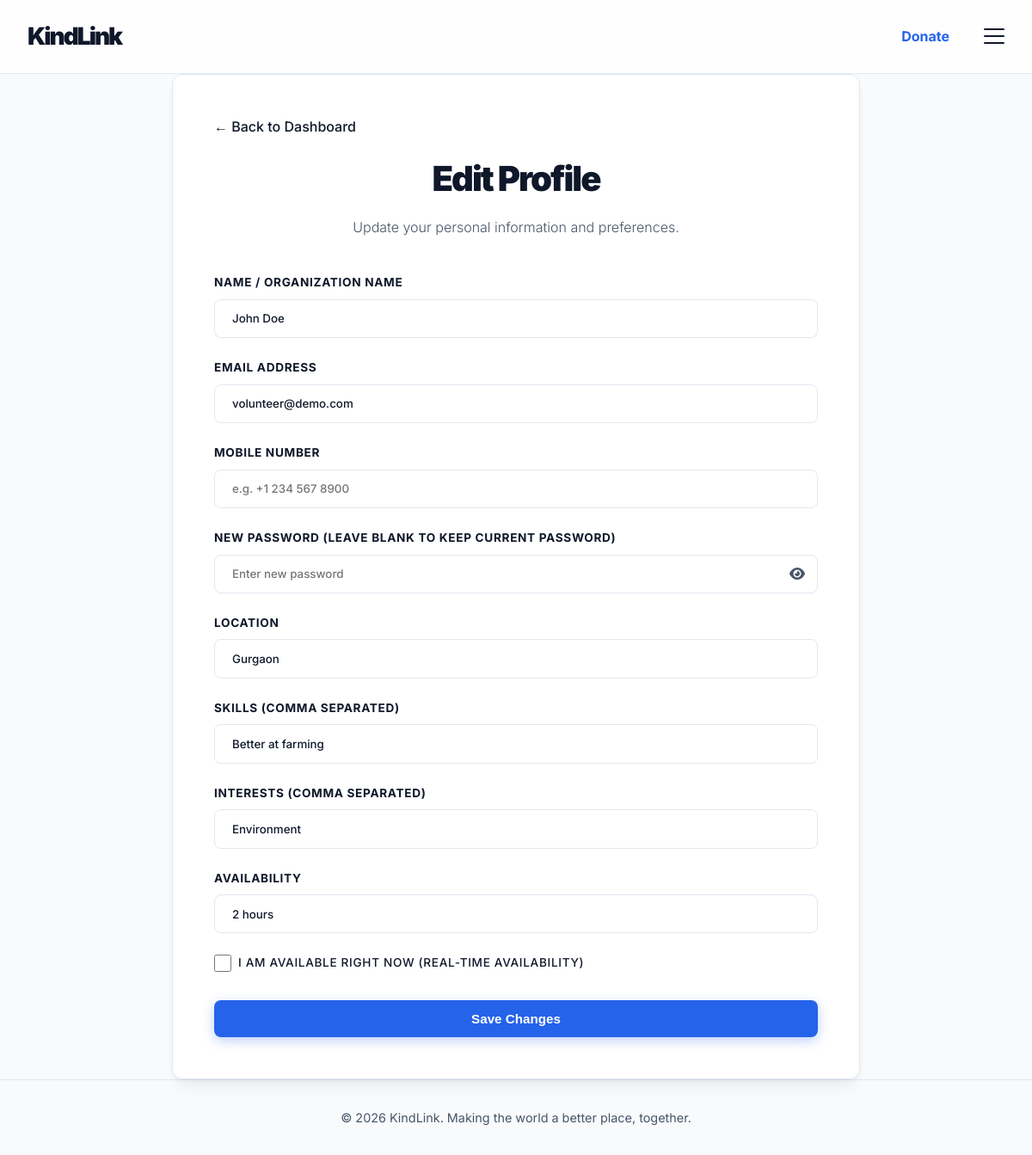
The page /edit_profile (signed in) on the database as committed earlier.
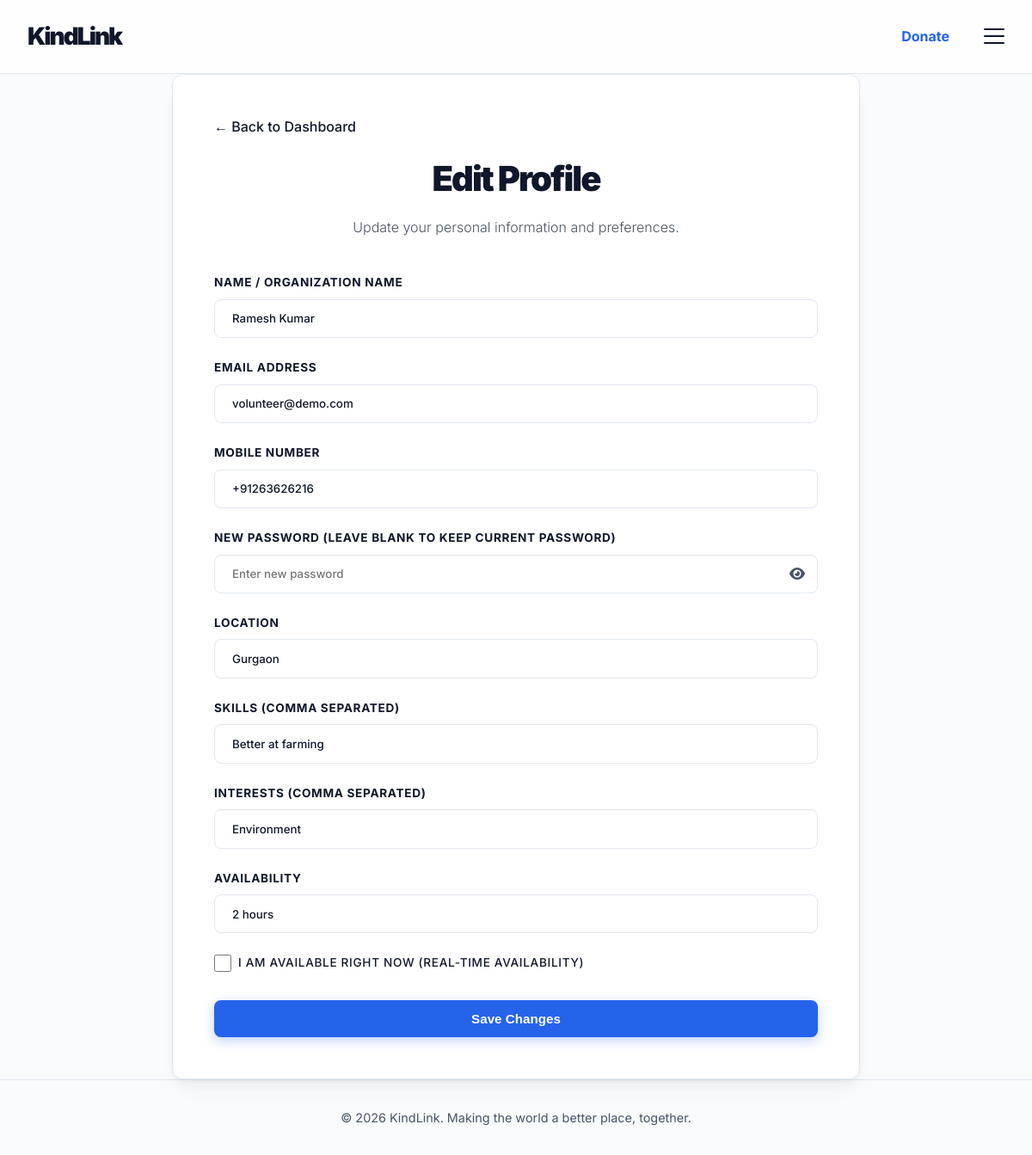
The same page on the database as committed later.
### app.py (models this page shows)
class User(db.Model):
    id = db.Column(db.Integer, primary_key=True)
    role = db.Column(db.String(20), nullable=False) # 'volunteer' or 'ngo'
    name = db.Column(db.String(100), nullable=False)
    email = db.Column(db.String(120), unique=True, nullable=False)
    password = db.Column(db.String(200), nullable=False)
    mobile = db.Column(db.String(20), default='')
    hours_logged = db.Column(db.Integer, default=0)
    badges = db.Column(db.String(200), default='') # comma separated
    location = db.Column(db.String(100), default='Local')
    skills = db.Column(db.String(255), default='') # comma separated
    interests = db.Column(db.String(255), default='')
    availability = db.Column(db.String(100), default='')
    is_available_now = db.Column(db.Boolean, default=False)
    mission = db.Column(db.Text, default='')

### app.py (the view, shortened to what this page needs)
@app.route('/edit_profile', methods=['GET', 'POST'])
def edit_profile():
    if 'user_id' not in session: return redirect(url_for('login'))
    user = User.query.get(session['user_id'])
    return render_template('edit_profile.html', user=user)

### templates/edit_profile.html (shortened to what this page needs)
{% extends 'base.html' %}
{% block content %}
<div class="auth-wrapper container">
    <div class="glass-container auth-form-container login-container" style="max-width: 800px;">
        <div style="margin-bottom: 1rem;">
            <a href="{{ url_for('volunteer_dashboard' if user.role == 'volunteer' else 'ngo_dashboard') }}" style="text-decoration: none; color: var(--primary); font-weight: 500;">&larr; Back to Dashboard</a>
        </div>
        <h2>Edit Profile</h2>
        <p class="subtitle">Update your personal information and preferences.</p>
        <form method="POST" action="{{ url_for('edit_profile') }}">
            <div class="form-group">
                <label for="name">Name / Organization Name</label>
                <input type="text" id="name" name="name" class="form-control" value="{{ user.name }}" required>
            </div>
            <div class="form-group">
                <label for="email">Email Address</label>
                <input type="email" id="email" name="email" class="form-control" value="{{ user.email }}" required>
            </div>
            <div class="form-group">
                <label for="mobile">Mobile Number</label>
                <input type="tel" id="mobile" name="mobile" class="form-control" value="{{ user.mobile }}" placeholder="e.g. +1 234 567 8900" required>
            </div>
            <div class="form-group">
                <label for="password">New Password (leave blank to keep current password)</label>
                <div class="password-wrapper">
                    <input type="password" id="password" name="password" class="form-control" placeholder="Enter new password">
                    <i class="fa-solid fa-eye password-toggle" onclick="toggleVisibility('password', this)"></i>
                </div>
            </div>
            <div class="form-group">
                <label for="location">Location</label>
                <input type="text" id="location" name="location" class="form-control" value="{{ user.location }}" required>
            </div>
            {% if user.role == 'ngo' %}
            <div class="form-group">
                <label for="mission">Mission Statement</label>
                <textarea id="mission" name="mission" class="form-control" rows="4">{{ user.mission }}</textarea>
            </div>
            {% else %}
            <div class="form-group">
                <label for="skills">Skills (Comma separated)</label>
                <input type="text" id="skills" name="skills" class="form-control" value="{{ user.skills }}">
            </div>
            <div class="form-group">
                <label for="interests">Interests (Comma separated)</label>
                <input type="text" id="interests" name="interests" class="form-control" value="{{ user.interests }}">
            </div>
            <div class="form-group">
                <label for="availability">Availability</label>
                <input type="text" id="availability" name="availability" class="form-control" value="{{ user.availability }}">
            </div>
            <div class="form-group" style="display: flex; align-items: center; gap: 0.5rem; margin-top: 1rem; margin-bottom: 2rem;">
                <input type="checkbox" id="is_available_now" name="is_available_now" style="width: 20px; height: 20px;" {% if user.is_available_now %}checked{% endif %}>
                <label for="is_available_now" style="margin: 0; font-weight: 500;">I am available right now (Real-time Availability)</label>
            </div>
            {% endif %}
            <button type="submit" class="btn btn-primary btn-block">Save Changes</button>
        </form>
    </div>
</div>
{% endblock %}

Rows that differ between the two databases and show on the page:
changed User "volunteer@demo.com": name "John Doe" → "Ramesh Kumar"; mobile (not shown) → "+91263626216"
